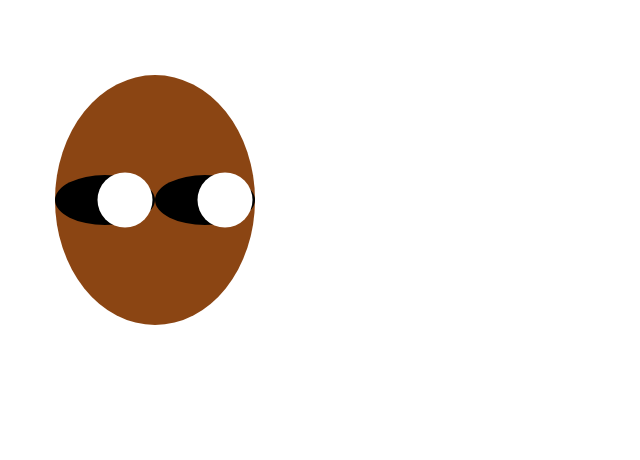
Frame 1 (no input)
Frame 60 (no input): identical to frame 1, image omitted
Frame 120 (the mouse pressed at the canvas centre since frame 60): identical to frame 1, image omitted

The p5.js sketch that drew this single still picture (run headless with seeded random() and noise() and a simulated clock; from frame 60 on, the mouse is pressed at the canvas centre):

// p5.js sketch
// ── sketch.js
function setup() {
    createCanvas(640, 460)
}
function draw() {
    background("white");
    
    noStroke()
    fill("saddlebrown")
    ellipse(155,200,200,250);
    
    fill("black")
    ellipse(105,200,100,50);
    ellipse(205,200,100,50);
    
    fill("white")
    ellipse(125,200,55,55);
    ellipse(225,200,55,55);
    
    
    
    
}

/*function draw() {
    background("white")
    
    ellispe(100,100,100,100);
}
  */
